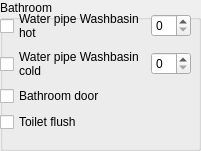
   <widget class="QGroupBox" name="groupBox_10">
    <property name="geometry">
     <rect>
      <x>470</x>
      <y>500</y>
      <width>201</width>
      <height>151</height>
     </rect>
    </property>
    <property name="title">
     <string>Bathroom</string>
    </property>
    <widget class="QWidget" name="widget_6" native="true">
     <property name="geometry">
      <rect>
       <x>0</x>
       <y>10</y>
       <width>191</width>
       <height>122</height>
      </rect>
     </property>
     <layout class="QVBoxLayout" name="verticalLayout_10">
      <item>
       <widget class="QWidgetMod" name="qWidgetMod_35">
        <property name="GroupId">
         <number>4</number>
        </property>
        <layout class="QHBoxLayout" name="horizontalLayout_28">
         <property name="spacing">
          <number>0</number>
         </property>
         <property name="margin">
          <number>0</number>
         </property>
         <item>
          <widget class="CheckBoxUI" name="checkBoxUI_35">
           <property name="text">
            <string>Water pipe Washbasin
hot</string>
           </property>
           <property name="SensorId">
            <number>11</number>
           </property>
           <property name="SensorType">
            <number>2</number>
           </property>
           <property name="SensorHighMessage">
            <string>on</string>
           </property>
           <property name="SensorLowMessage">
            <string>off</string>
           </property>
           <property name="testValue" stdset="0">
            <number>123</number>
           </property>
          </widget>
         </item>
         <item>
          <widget class="SpinBoxMod" name="spinBoxMod_3">
           <property name="GroupId">
            <number>4</number>
           </property>
           <property name="ValueIncreasedMessage">
            <string>increasing</string>
           </property>
           <property name="ValueDecreasedMessage">
            <string>decreasing</string>
           </property>
           <property name="maximumSize">
            <size>
             <width>40</width>
             <height>16777215</height>
            </size>
           </property>
          </widget>
         </item>
        </layout>
       </widget>
      </item>
      <item>
       <widget class="QWidgetMod" name="qWidgetMod_36">
        <property name="GroupId">
         <number>4</number>
        </property>
        <layout class="QHBoxLayout" name="horizontalLayout_29">
         <property name="spacing">
          <number>0</number>
         </property>
         <property name="margin">
          <number>0</number>
         </property>
         <item>
          <widget class="CheckBoxUI" name="checkBoxUI_36">
           <property name="text">
            <string>Water pipe Washbasin
cold</string>
           </property>
           <property name="SensorId">
            <number>12</number>
           </property>
           <property name="SensorType">
            <number>1</number>
           </property>
           <property name="SensorHighMessage">
            <string>on</string>
           </property>
           <property name="SensorLowMessage">
            <string>off</string>
           </property>
           <property name="testValue" stdset="0">
            <number>123</number>
           </property>
          </widget>
         </item>
         <item>
          <widget class="SpinBoxMod" name="spinBoxMod_4">
           <property name="GroupId">
            <number>4</number>
           </property>
           <property name="ValueIncreasedMessage">
            <string>increasing</string>
           </property>
           <property name="ValueDecreasedMessage">
            <string>decreasing</string>
           </property>
           <property name="maximumSize">
            <size>
             <width>40</width>
             <height>16777215</height>
            </size>
           </property>
          </widget>
         </item>
        </layout>
       </widget>
      </item>
      <item>
       <widget class="QWidgetMod" name="qWidgetMod_37">
        <property name="GroupId">
         <number>4</number>
        </property>
        <layout class="QHBoxLayout" name="horizontalLayout_30">
         <property name="spacing">
          <number>0</number>
         </property>
         <property name="margin">
          <number>0</number>
         </property>
         <item>
          <widget class="CheckBoxUI" name="checkBoxUI_37">
           <property name="text">
            <string>Bathroom door</string>
           </property>
           <property name="SensorId">
            <number>13</number>
           </property>
           <property name="SensorType">
            <number>0</number>
           </property>
           <property name="SensorHighMessage">
            <string>high</string>
           </property>
           <property name="SensorLowMessage">
            <string>low</string>
           </property>
           <property name="testValue" stdset="0">
            <number>123</number>
           </property>
          </widget>
         </item>
        </layout>
       </widget>
      </item>
      <item>
       <widget class="QWidgetMod" name="qWidgetMod_38">
        <property name="GroupId">
         <number>4</number>
        </property>
        <layout class="QHBoxLayout" name="horizontalLayout_31">
         <property name="spacing">
          <number>0</number>
         </property>
         <property name="margin">
          <number>0</number>
         </property>
         <item>
          <widget class="CheckBoxUI" name="checkBoxUI_38">
           <property name="text">
            <string>Toilet flush</string>
           </property>
           <property name="SensorId">
            <number>14</number>
           </property>
           <property name="SensorType">
            <number>0</number>
           </property>
           <property name="SensorHighMessage">
            <string>high</string>
           </property>
           <property name="SensorLowMessage">
            <string>low</string>
           </property>
           <property name="testValue" stdset="0">
            <number>123</number>
           </property>
          </widget>
         </item>
        </layout>
       </widget>
      </item>
     </layout>
    </widget>
   </widget>
